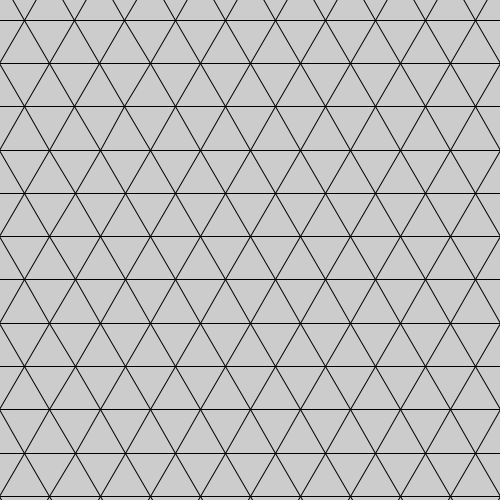
Frame 1 (no input)
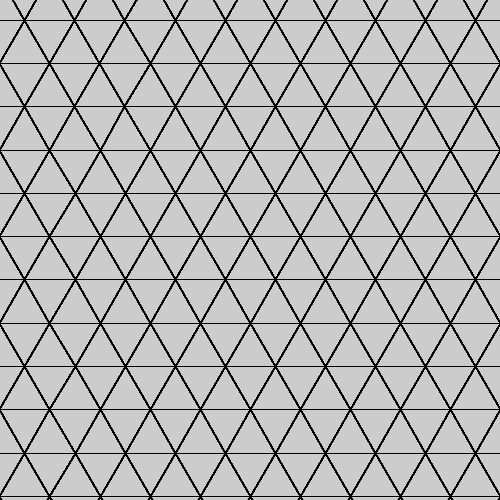
Frame 60 (the mouse pressed at the canvas centre just before this capture)
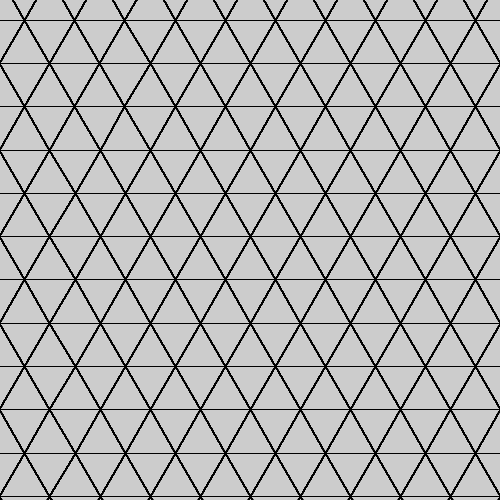
Frame 120 (the mouse held since frame 60 and released just before this capture)

The Processing sketch that drew these frames (run headless with seeded random() and noise(); from frame 60 on, the mouse is pressed at the canvas centre):

// Processing sketch: Triangulation
// ── Triangulation.pde
import java.util.*;
float angle1 = PI/3,angle2 = PI/3;
PVector p1 = new PVector(150,150);
PVector p2 = new PVector(200,150);
Queue<Line> queue = new Queue<Line>();
void setup()
{

  size(500,500);
  Line initialLine = new Line(p1,p2);
 // linesSet.add(initialLine);
  queue.enqueue(initialLine);
  int numIters = 10000;
  int iter = 0;
 
  while(iter < numIters)
  {
      Line[] newLines = new Line[4];
      Line l = queue.dequeue();
     
     if(!containsSet(linesSet,l) )
     {  
        linesSet.add(l);
        newLines = buildTriangle(l,angle1,angle2); 
        for(int i = 0 ; i < newLines.length;i++)
        {
          queue.enqueue(newLines[i]);
        }
     }

    iter++;
  }
}

boolean containsSet(Set<Line> lines , Line line)
{
     Iterator<Line> it = lines.iterator();
    while(it.hasNext())
    {
       boolean flag = it.next().equals(line);
       if(flag)return true;
    }
    return false;
}
Line[] buildTriangle(PVector p1 , PVector p2 , float angle1,float angle2)
{
  Line[] lines = new Line[4];
  Line initialLine = new Line(p1,p2);
  PVector midpoint = new PVector((p1.x+p2.x)/2 , (p1.y + p2.y)/2);
  float d =  (sin(angle1)*sin(angle2)*initialLine.distance())/sin(angle1 + angle2);
  
  PVector up = new PVector(0,0,1);
  PVector vectorUP = initialLine.vector().normalize().cross(up).mult(d);
  PVector p3Up = PVector.add(midpoint,vectorUP);
  lines[0] = new Line(p1,p3Up);
  lines[1] = new Line(p2,p3Up);
  
   PVector down = new PVector(0,0,-1);
   PVector vectorDown = initialLine.vector().normalize().cross(down).mult(d);
   PVector p3Down =  PVector.add(midpoint,vectorDown);
   lines[2] = new Line(p1,p3Down);
   lines[3]  = new Line(p2,p3Down);
   return lines;
}
Line[] buildTriangle(Line line, float angle1,float angle2)
{
     return buildTriangle(line.p1,line.p2,angle1,angle2);
}
void printArray(ArrayList objects)
{
    println();
    for(int i = 0 ; i < objects.size();i++)
    {
      print(objects.get(i)+" ");
    }
    println();
}
Set<Line> linesSet = new LinkedHashSet<Line>();
void draw()
{
  //clear();
    Iterator<Line> it = linesSet.iterator();
    while(it.hasNext())
    {
      it.next().draw();
    }
   
  
}
PVector vector(PVector v1 , PVector v2)
{
  return new PVector((v2.x-v1.x),(v2.y-v1.y));
}
class Line
{
    PVector p1 ,p2;
    public Line(PVector x ,PVector y)
    {
      p1 = x;
      p2 = y;
    }
    void draw()
    {
      line(p1.x,p1.y,p2.x,p2.y);
    }
    float distance()
    {
      return sqrt(pow((p1.x-p2.x),2)+pow((p1.y-p2.y),2));
    }
    PVector vector()
    {
      return new PVector((p2.x-p1.x),(p2.y-p1.y));
    }
    String toString()
    {
      return " [ "+p1.toString() + " : " + p2.toString() +" ] ";
    }
     boolean equals(Line other)
     {
      //   return (PVector.sub(other.p1 ,p1).mag() < 2) && (PVector.sub(other.p2 ,p2).mag() < 2);
       
        boolean flag = (approxEquals(p1,other.p1) && approxEquals(p2,other.p2) ) ||( approxEquals(p1,other.p2) && approxEquals(p2,other.p1) );   
      // println(flag +" : "+ toString() +" =? "+ other);
       return flag;
     }
     boolean approxEquals(PVector vec1 , PVector vec2)
     {
       return abs(vec1.x - vec2.x) < 5 && abs(vec1.y - vec2.y) < 5  ;
     }
      boolean approxEquals2(PVector vec1 , PVector vec2)
     {
       return vec1.dot(vec2) < 0.05;
     }
}
class Queue<Line>
{
  LinkedList<Line> myList = new LinkedList<Line>();
  void enqueue(Line line)
  {
    myList.addLast(line);
  }
  Line dequeue()
  {
     return myList.removeFirst();
  }
   int size()
    {
      return myList.size();
    }
    
    boolean contains(Line l)
    {
      return myList.contains(l);
    }
}
